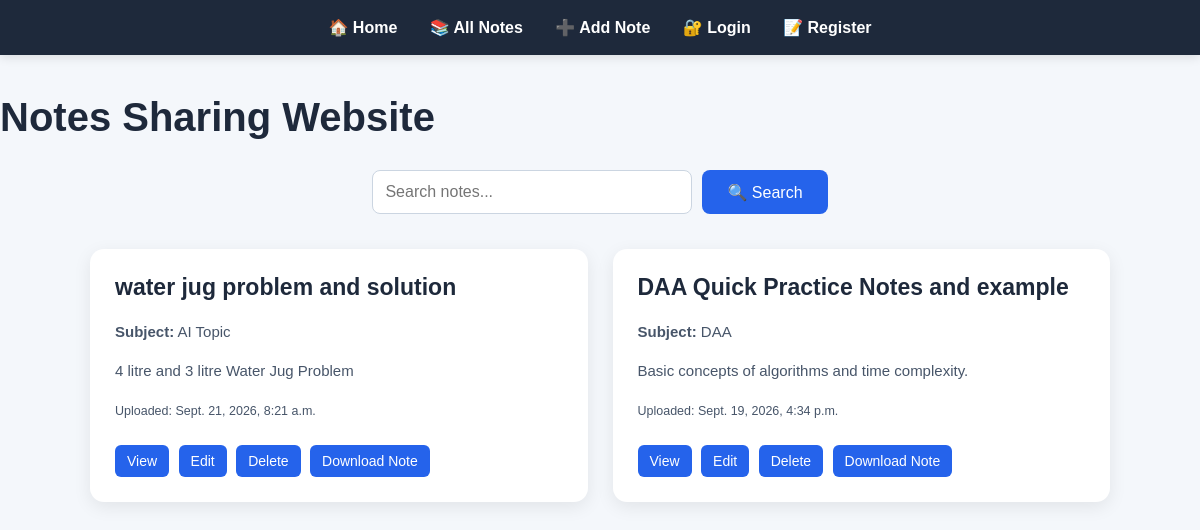
The app's page /notes/ with its own data.
### notes/models.py (models this page shows, shortened)
class Note(models.Model):
    title = models.CharField(max_length=200)
    subject = models.CharField(max_length=100)
    description = models.TextField()
    uploaded_by = models.ForeignKey(User, on_delete=models.CASCADE)
    file = models.FileField(upload_to='notes/')
    uploaded_at = models.DateTimeField(auto_now_add=True)

### notes/views.py (the view)
# urls.py: path('notes/', views.notes_list, name='notes_list'),
def notes_list(request):
    query = request.GET.get('q')
    if query:
        notes = Note.objects.filter(
            Q(title__icontains=query) |
            Q(subject__icontains=query) |
            Q(description__icontains=query)
        ).order_by('-uploaded_at')
    else:
        notes = Note.objects.all().order_by('-uploaded_at')
    return render(request, 'notes_list.html', {'notes': notes})

### notes/templates/notes_list.html (shortened to what this page needs)
<!DOCTYPE html>
<html>
<head>
    {% load static %}
    <link rel="stylesheet" href="{% static 'css/style.css' %}">
</head>
<body>
<nav>
    <a href="/">🏠 Home</a>
    <a href="/notes/">📚 All Notes</a>
    <a href="/add-note/">➕ Add Note</a>
   {% if user.is_authenticated %}
    <span style="color: white; margin: 0 20px;">
        👋 Welcome, {{ user.username }}
    </span>
    <a href="/logout/">🚪 Logout</a>
{% else %}
    <a href="/login/">🔐 Login</a>
    <a href="/register/">📝 Register</a>
{% endif %}
</nav>
    <h1>Notes Sharing Website</h1>
    <form method="GET" action="/notes/" class="search-form">
    <input
        type="text"
        name="q"
        placeholder="Search notes..."
    >
    <button type="submit">🔍 Search</button>
</form>
    <div class="notes-container">
        {% if notes %}
            {% for note in notes %}
                <div class="note-card">
                    <h2>{{ note.title }}</h2>
                    <p>
                        <strong>Subject:</strong> {{ note.subject }}
                    </p>
                    <p>{{ note.description }}</p>
                    <p>
                        <small>Uploaded: {{ note.uploaded_at }}</small>
                    </p>
                    <a href="{% url 'view_note' note.id %}">View</a>
                    <a href="{% url 'edit_note' note.id %}">Edit</a>
                    <a href="{% url 'delete_note' note.id %}">Delete</a>
                    <a href="{{ note.file.url }}" target="_blank" class="download-btn">
                         Download Note
                    </a>
                </div>
            {% endfor %}
        {% else %}
            <p>No notes available yet.</p>
        {% endif %}
    </div>
</body>
</html>

### notes/static/css/style.css (style rules this page uses)
* { box-sizing: border-box; }
body { margin: 0; font-family: Arial, sans-serif; background-color: #f4f7fb; color: #222; }
nav { background: #1e293b; padding: 18px 30px; text-align: center; box-shadow: 0 2px 10px rgba(0, 0, 0, 0.12); }
nav a { color: white; text-decoration: none; margin: 0 14px; font-size: 16px; font-weight: bold; }
h1 { margin-top: 40px; font-size: 40px; color: #1e293b; }
h2 { color: #1e293b; }
p { font-size: 17px; line-height: 1.6; }
button { padding: 12px 25px; font-size: 16px; border: none; border-radius: 8px; cursor: pointer; background: #2563eb; color: white; }
.notes-container { width: 85%; max-width: 1100px; margin: 35px auto; display: grid; grid-template-columns: repeat(auto-fit, minmax(280px, 1fr)); gap: 25px; }
.note-card { background: white; padding: 25px; border-radius: 14px; text-align: left; box-shadow: 0 5px 18px rgba(0, 0, 0, 0.08); transition: transform 0.2s, box-shadow 0.2s; }
.note-card h2 { margin-top: 0; font-size: 23px; }
.note-card p { color: #475569; font-size: 15px; }
.note-card a { display: inline-block; margin: 8px 5px 0 0; padding: 8px 12px; background: #2563eb; color: white; text-decoration: none; border-radius: 6px; font-size: 14px; }
.download-btn { display: inline-block; padding: 10px 18px; background-color: #2563eb; color: white; text-decoration: none; border-radius: 7px; margin-top: 10px; }
.search-form { margin: 30px auto; display: flex; justify-content: center; gap: 10px; }
.search-form input { width: 320px; padding: 12px; border: 1px solid #cbd5e1; border-radius: 8px; font-size: 16px; }
.search-form button { background-color: #2563eb; color: white; }

### records on screen
Note: title "water jug problem and solution", subject "AI Topic", description "4 litre and 3 litre Water Jug Problem", uploaded_at "Sept. 21, 2026, 8:21 a.m."
Note: title "DAA Quick Practice Notes and example", subject "DAA", description "Basic concepts of algorithms and time complexity.", uploaded_at "Sept. 19, 2026, 4:34 p.m."
